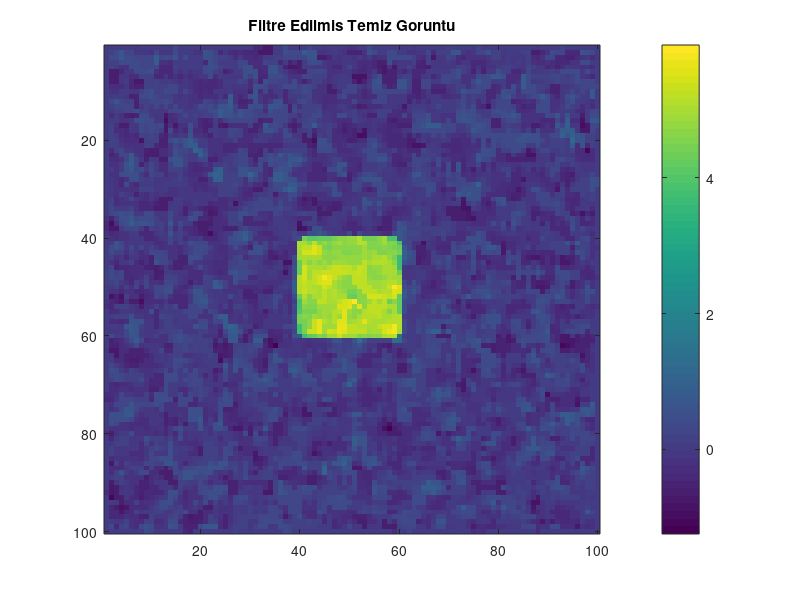

MATLAB code for this plot:
% 3. GÜN: MATLAB TIBBİ GÖRÜNTÜ FİLTRELEME VE GÜRÜLTÜ TEMİZLEME
Doku_Temiz = zeros(100, 100); 
Doku_Temiz(40:60, 40:60) = 5;

Gurultu = randn(100, 100) * 0.8;
Doku_Gurultulu = Doku_Temiz + Gurultu;

% Medyan (Ortanca Değer) Filtresi Uygulama Algoritması
Doku_Temizlenmis = medfilt2(Doku_Gurultulu, [3 3]);

% Görselleştirme
imagesc(Doku_Temizlenmis); 
colorbar; 
title('Filtre Edilmis Temiz Goruntu');
